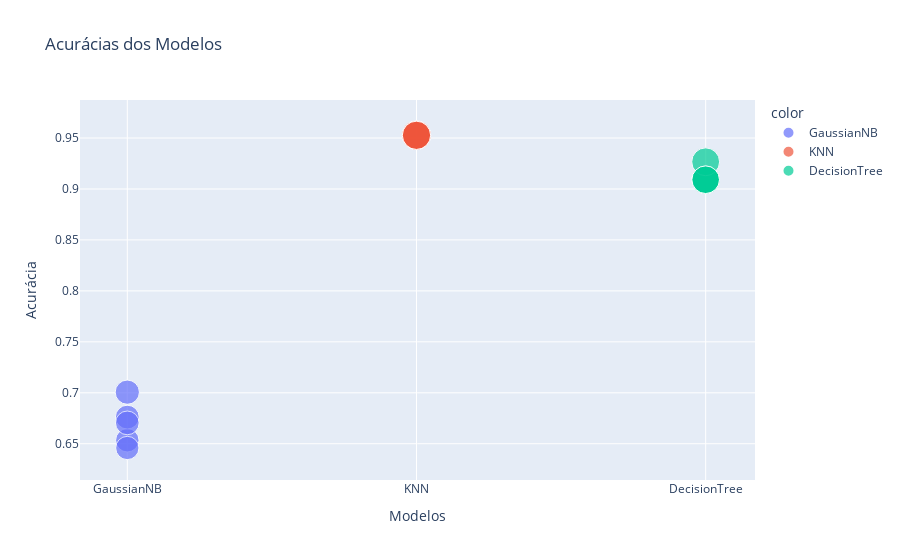

The code cell stored with this chart in its notebook:
### Markdown cell above
## Gráficos Comparativos

### Code cell
fig = px.scatter( x= df['Modelo'], y=df['Acuracia'], color=df["Modelo"],size=df['Acuracia'], title='Acurácias dos Modelos')

fig.update_layout(
    xaxis_title='Modelos',
    yaxis_title='Acurácia',
)
fig.update
fig.show()

### Figure 1 — Plotly figure (JSON) as saved in the notebook; plotly's stock layout.template omitted (floating-point values rounded to 4 significant figures)
{"data": [{"hovertemplate": "color=GaussianNB<br>x=%{x}<br>y=%{y}<br>size=%{marker.size}<extra></extra>", "legendgroup": "GaussianNB", "marker": {"color": "#636efa", "size": [0.6534, 0.6458, 0.7006, 0.6761, 0.6705], "sizemode": "area", "sizeref": 0.002383, "symbol": "circle"}, "mode": "markers", "name": "GaussianNB", "orientation": "v", "showlegend": true, "type": "scatter", "x": ["GaussianNB", "GaussianNB", "GaussianNB", "GaussianNB", "GaussianNB"], "xaxis": "x", "y": [0.6534, 0.6458, 0.7006, 0.6761, 0.6705], "yaxis": "y"}, {"hovertemplate": "color=KNN<br>x=%{x}<br>y=%{y}<br>size=%{marker.size}<extra></extra>", "legendgroup": "KNN", "marker": {"color": "#EF553B", "size": [0.9527, 0.9527, 0.9532, 0.9527, 0.9527], "sizemode": "area", "sizeref": 0.002383, "symbol": "circle"}, "mode": "markers", "name": "KNN", "orientation": "v", "showlegend": true, "type": "scatter", "x": ["KNN", "KNN", "KNN", "KNN", "KNN"], "xaxis": "x", "y": [0.9527, 0.9527, 0.9532, 0.9527, 0.9527], "yaxis": "y"}, {"hovertemplate": "color=DecisionTree<br>x=%{x}<br>y=%{y}<br>size=%{marker.size}<extra></extra>", "legendgroup": "DecisionTree", "marker": {"color": "#00cc96", "size": [0.9091, 0.9091, 0.9267, 0.9091, 0.9091], "sizemode": "area", "sizeref": 0.002383, "symbol": "circle"}, "mode": "markers", "name": "DecisionTree", "orientation": "v", "showlegend": true, "type": "scatter", "x": ["DecisionTree", "DecisionTree", "DecisionTree", "DecisionTree", "DecisionTree"], "xaxis": "x", "y": [0.9091, 0.9091, 0.9267, 0.9091, 0.9091], "yaxis": "y"}], "layout": {"legend": {"itemsizing": "constant", "title": {"text": "color"}, "tracegroupgap": 0}, "title": {"text": "Acurácias dos Modelos"}, "xaxis": {"anchor": "y", "domain": [0, 1], "title": {"text": "Modelos"}}, "yaxis": {"anchor": "x", "domain": [0, 1], "title": {"text": "Acurácia"}}}}
